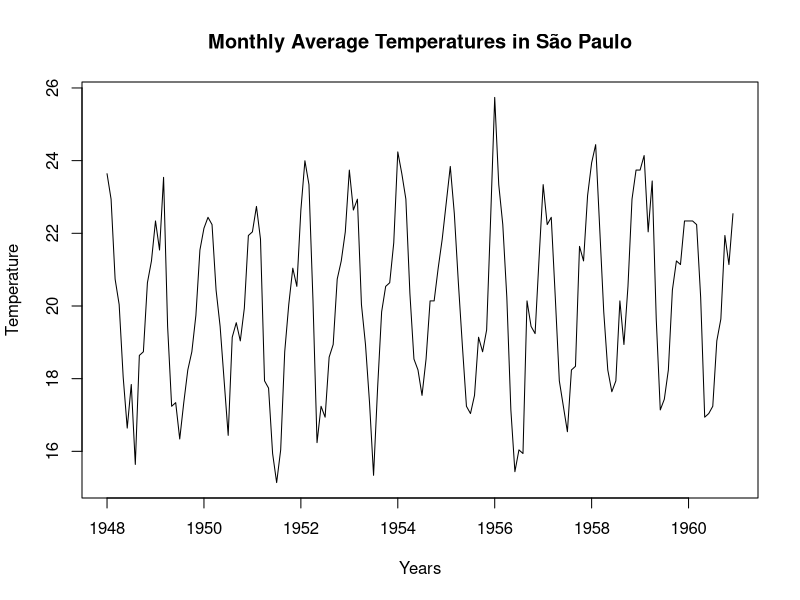
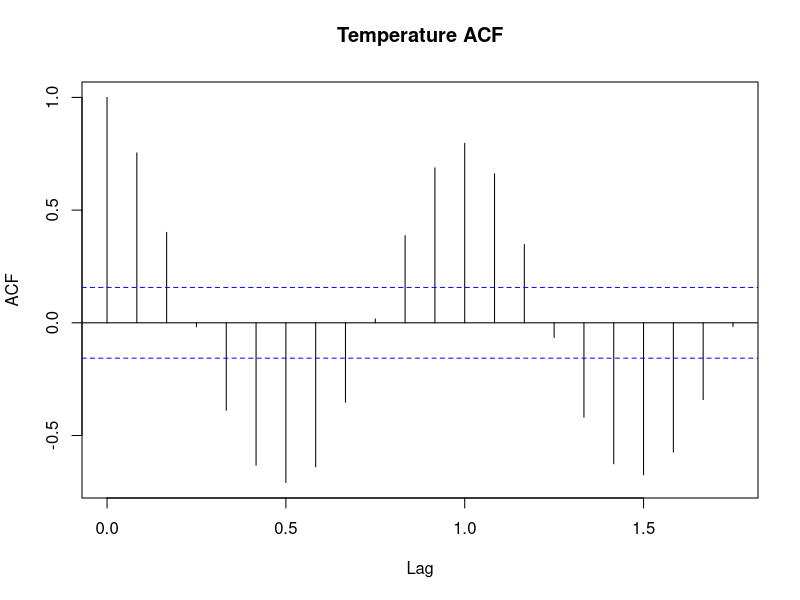
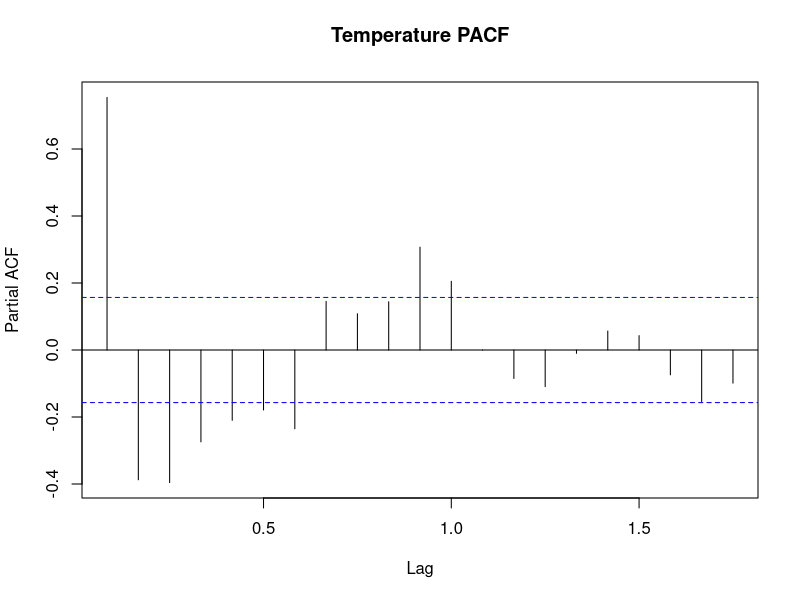
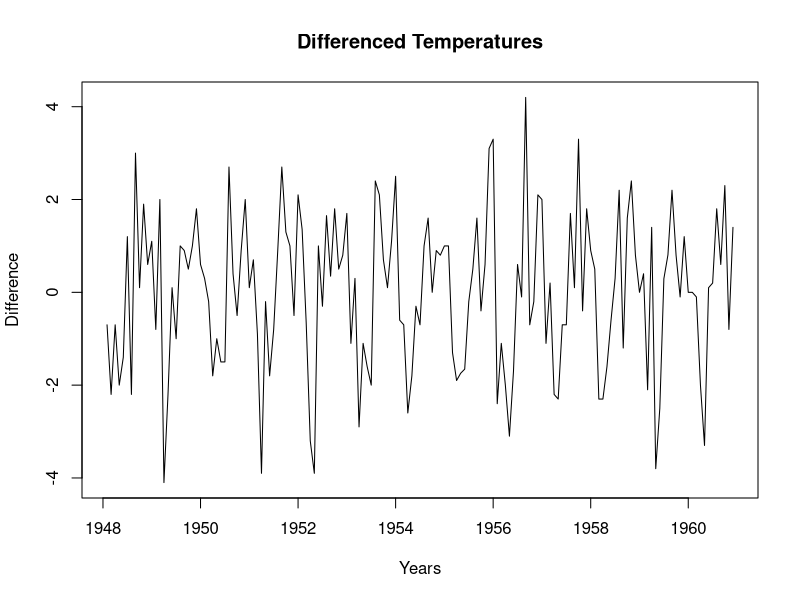
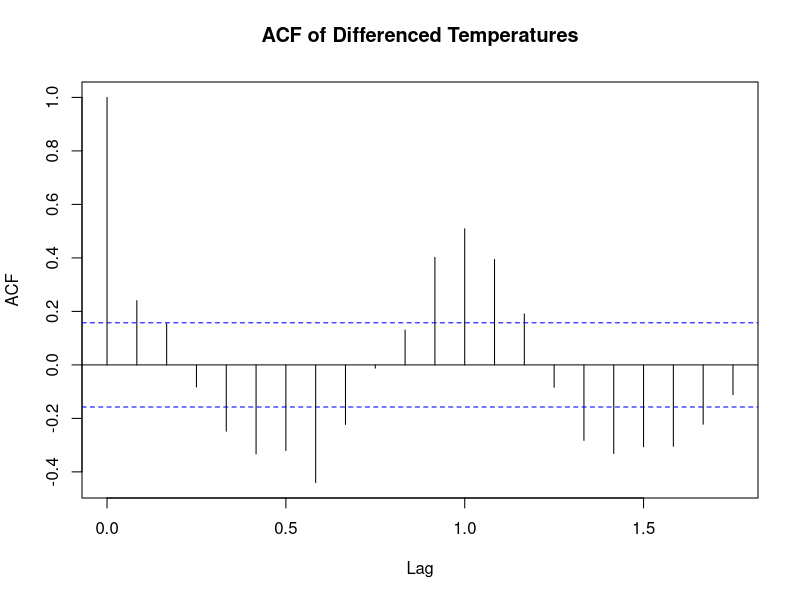
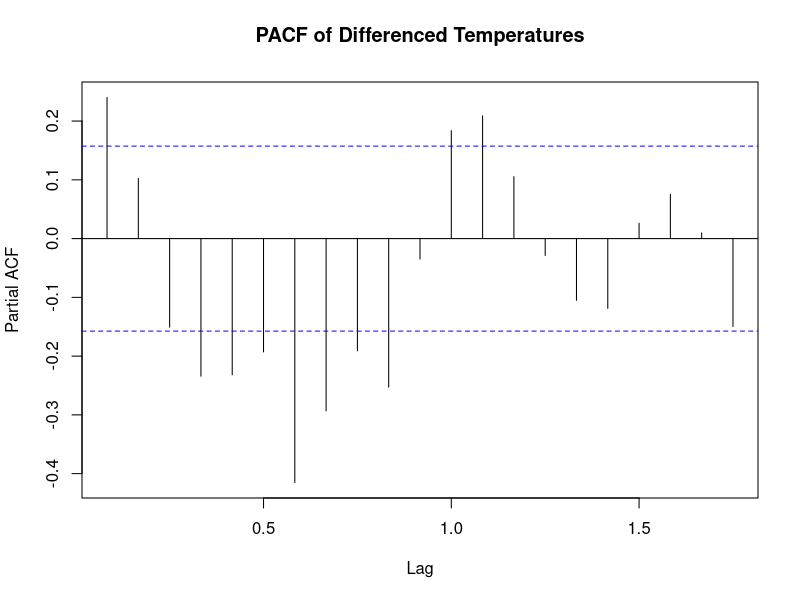
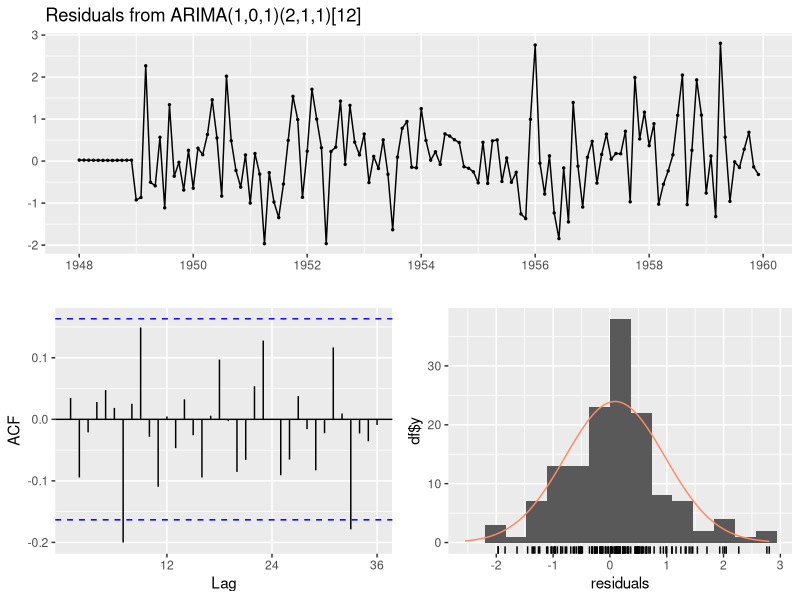
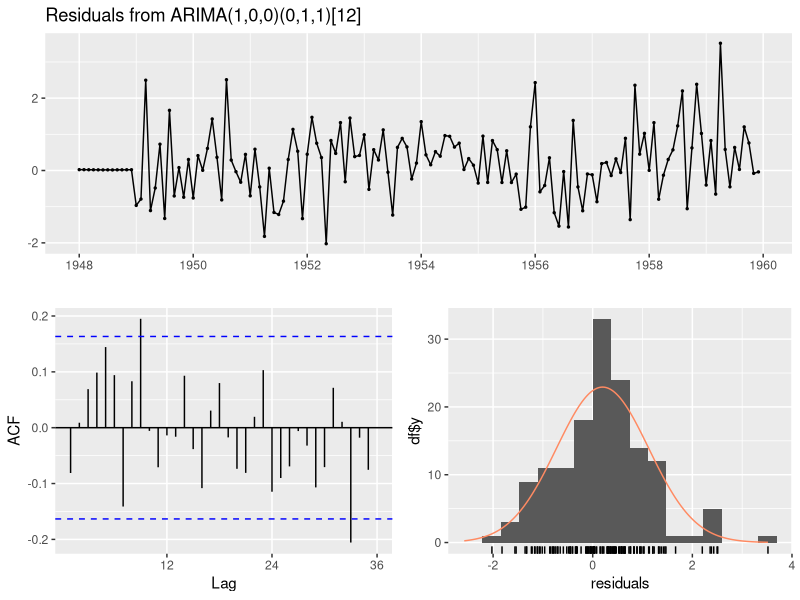

Write R code to recreate these figures, in order.
install.packages(c("forecast", "tseries", "boot"))

library(forecast)
library(tseries)
library(boot)

getwd()
setwd("Data path")
temperature_data <- read.csv("Data/Sao_Paulo.csv")

# Convert the data into a time series
temperature_ts <- ts(temperature_data$temperature, start = c(1948, 1), frequency = 12)



# Plot the time series
plot(temperature_ts, main = "Monthly Average Temperatures in São Paulo", 
     ylab = "Temperature", xlab = "Years")


# Plot autocorrelations
acf(temperature_ts, main = "Temperature ACF")
pacf(temperature_ts, main = "Temperature PACF")

# Test stationarity with Augmented Dickey-Fuller test
adf_test <- adf.test(temperature_ts)
print(adf_test)

# Differencing if necessary
temperature_diff <- diff(temperature_ts)
plot(temperature_diff, main = "Differenced Temperatures", 
     ylab = "Difference", xlab = "Years")

# Check after differencing
acf(temperature_diff, main = "ACF of Differenced Temperatures")
pacf(temperature_diff, main = "PACF of Differenced Temperatures")

# Split the data into training and test sets
temperature_train <- window(temperature_ts, end = c(1959, 12))
temperature_test <- window(temperature_ts, start = c(1960, 1))

# Fit multiple SARIMA models
sarima_models <- list(
  model1 = auto.arima(temperature_train, seasonal = TRUE),
  model2 = Arima(temperature_train, order = c(1, 0, 0), seasonal = c(0, 1, 1)),
  model3 = Arima(temperature_train, order = c(2, 1, 0), seasonal = c(1, 1, 1))
)

# Diagnostics for each model
lapply(sarima_models, function(model) {
  print(summary(model))
  checkresiduals(model)
})


# Compare models with AIC and BIC
sapply(sarima_models, function(model) c(AIC = AIC(model), BIC = BIC(model)))

# Choose the best model
best_model <- sarima_models$model1


# Forecast on the test data
forecast_values <- forecast(best_model, h = length(temperature_test))

# Plot the forecasts
plot(forecast_values, main = "SARIMA Forecasts", ylab = "Temperature", xlab = "Years")
lines(temperature_test, col = "red")
legend("topright", legend = c("Forecast", "Actual Data"), 
       col = c("blue", "red"), lty = 1)

# Non-parametric bootstrap
residuals <- residuals(best_model)

# Bootstrap function
bootstrap_function <- function(residuals, indices) {
  resampled_residuals <- residuals[indices]
  boot_forecast <- fitted(best_model) + resampled_residuals
  return(mean(boot_forecast))
}

boot_results <- boot(residuals, bootstrap_function, R = 500)
print(boot_results)

# Bootstrap confidence intervals
ci <- boot.ci(boot_results, type = "perc")
print(ci)


# Calculate the errors between forecasts and actual data
errors_sarima <- temperature_test - forecast_values$mean

# The errors
print(errors_sarima)

